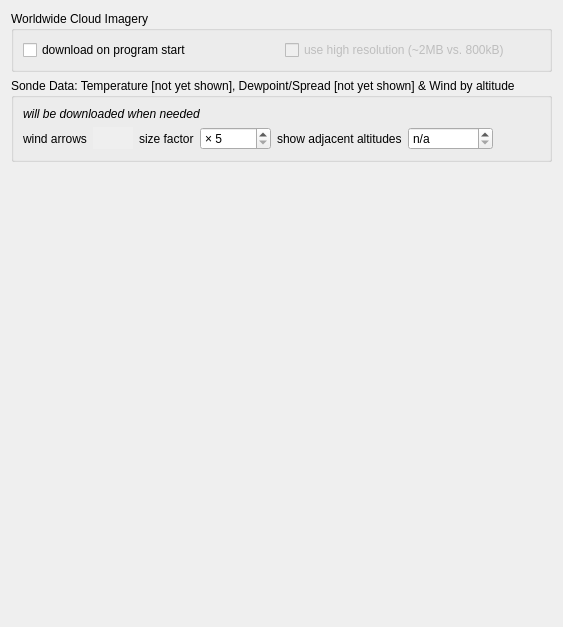
     <widget class="QWidget" name="tabWeather">
      <attribute name="title">
       <string>Weather</string>
      </attribute>
      <layout class="QVBoxLayout" name="verticalLayout_17">
       <item>
        <widget class="QGroupBox" name="groupBox_5">
         <property name="title">
          <string>Worldwide Cloud Imagery</string>
         </property>
         <layout class="QHBoxLayout" name="horizontalLayout_16">
          <item>
           <widget class="QCheckBox" name="cbDownloadClouds">
            <property name="toolTip">
             <string>download a cloudlayer from the world </string>
            </property>
            <property name="text">
             <string>download on program start</string>
            </property>
           </widget>
          </item>
          <item>
           <widget class="QCheckBox" name="cbUseHighResClouds">
            <property name="enabled">
             <bool>false</bool>
            </property>
            <property name="toolTip">
             <string>use images with 4096px instead of 2048px</string>
            </property>
            <property name="text">
             <string>use high resolution (~2MB vs. 800kB)</string>
            </property>
            <property name="checkable">
             <bool>true</bool>
            </property>
           </widget>
          </item>
         </layout>
        </widget>
       </item>
       <item>
        <widget class="QGroupBox" name="groupBox_6">
         <property name="title">
          <string>Sonde Data: Temperature [not yet shown], Dewpoint/Spread [not yet shown] &amp;&amp; Wind by altitude</string>
         </property>
         <layout class="QVBoxLayout" name="verticalLayout_16">
          <item>
           <widget class="QLabel" name="label_42">
            <property name="text">
             <string>&lt;i&gt;will be downloaded when needed&lt;/i&gt;</string>
            </property>
           </widget>
          </item>
          <item>
           <layout class="QHBoxLayout" name="horizontalLayout_17">
            <item>
             <widget class="QLabel" name="label_40">
              <property name="text">
               <string>wind arrows</string>
              </property>
             </widget>
            </item>
            <item>
             <widget class="QPushButton" name="pbUpperWindColor">
              <property name="toolTip">
               <string>default color of the windflags</string>
              </property>
              <property name="autoFillBackground">
               <bool>true</bool>
              </property>
              <property name="flat">
               <bool>true</bool>
              </property>
             </widget>
            </item>
            <item>
             <widget class="QLabel" name="label_43">
              <property name="text">
               <string>size factor</string>
              </property>
             </widget>
            </item>
            <item>
             <widget class="QSpinBox" name="sbWindSize">
              <property name="prefix">
               <string>× </string>
              </property>
              <property name="minimum">
               <number>5</number>
              </property>
              <property name="maximum">
               <number>99999</number>
              </property>
             </widget>
            </item>
            <item>
             <widget class="QLabel" name="label_48">
              <property name="text">
               <string>show adjacent altitudes</string>
              </property>
             </widget>
            </item>
            <item>
             <widget class="QSpinBox" name="sbWindSecondarySpan">
              <property name="specialValueText">
               <string>n/a</string>
              </property>
              <property name="suffix">
               <string>000ft</string>
              </property>
              <property name="prefix">
               <string>+/- </string>
              </property>
             </widget>
            </item>
            <item>
             <spacer name="horizontalSpacer_21">
              <property name="orientation">
               <enum>Qt::Horizontal</enum>
              </property>
              <property name="sizeHint" stdset="0">
               <size>
                <width>40</width>
                <height>20</height>
               </size>
              </property>
             </spacer>
            </item>
           </layout>
          </item>
         </layout>
        </widget>
       </item>
       <item>
        <spacer name="verticalSpacer_4">
         <property name="orientation">
          <enum>Qt::Vertical</enum>
         </property>
         <property name="sizeHint" stdset="0">
          <size>
           <width>20</width>
           <height>454</height>
          </size>
         </property>
        </spacer>
       </item>
      </layout>
     </widget>
